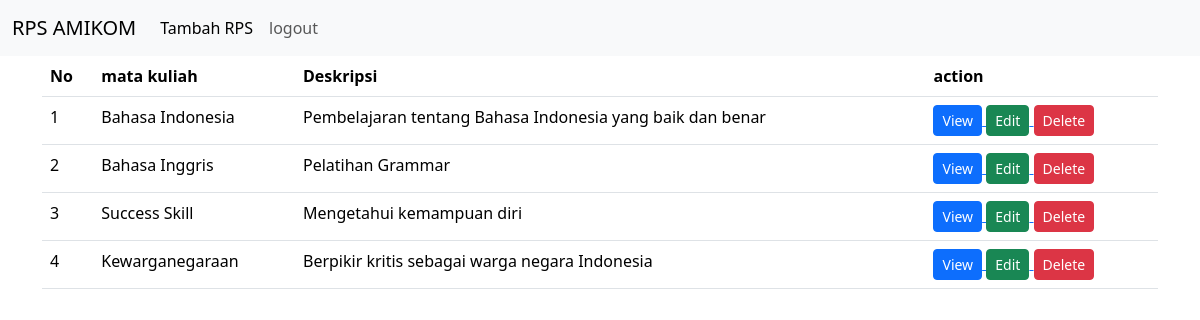
Page /pages/dashboard.php on the committed database.
### tables this page shows
CREATE TABLE `rps` (
  `id_rps` int(11) NOT NULL,
  `nama_mata_kuliah` varchar(255) DEFAULT NULL,
  `deskripsi_mata_kuliah` text DEFAULT NULL,
  `pertemuan_1` text DEFAULT NULL,
  `pertemuan_2` text DEFAULT NULL,
  `pertemuan_3` text DEFAULT NULL,
  `pertemuan_4` text DEFAULT NULL,
  `pertemuan_5` text DEFAULT NULL,
  `pertemuan_6` text DEFAULT NULL,
  `pertemuan_7` text DEFAULT NULL,
  `pertemuan_8` text DEFAULT NULL,
  `pertemuan_9` text DEFAULT NULL,
  `pertemuan_10` text DEFAULT NULL,
  `pertemuan_11` text DEFAULT NULL,
  `pertemuan_12` text DEFAULT NULL,
  `pertemuan_13` text DEFAULT NULL,
  `pertemuan_14` text DEFAULT NULL
);

### pages/dashboard.php (the view, shortened to what this page needs)
<!DOCTYPE html>
<html lang="en">
<head>
    <link href="https://cdn.jsdelivr.net/npm/bootstrap@5.3.2/dist/css/bootstrap.min.css" rel="stylesheet">
</head>
<body>
    <nav class="navbar navbar-expand-lg bg-body-tertiary">
    <div class="container-fluid">
        <a class="navbar-brand" href="#">RPS AMIKOM</a>
        <div class="collapse navbar-collapse" id="navbarNav">
        <ul class="navbar-nav">
            <li class="nav-item">
            <a class="nav-link active" aria-current="page" href="add_rps.php">Tambah RPS</a>
            </li>
            <li class="nav-item">
            <a class="nav-link" href="../index.php">logout</a>
            </li>
        </ul>
        </div>
    </div>
    </nav>
    <div class="container">
        <table class="table table-hover">
            <thead>
                    <tr class="tr">
                    <th class="satu">No</th>
                    <th>mata kuliah</th>
                    <th>Deskripsi</th>
                    <th>action</th>
                </tr>
            </thead>
            <tbody>
            <?php
            include("../config/config.php");
            $sql = "SELECT * FROM rps";
            $query = mysqli_query($sambung, $sql);
            $nomor = 1;
                while($rps = mysqli_fetch_array($query)){
                    echo "<tr>";
                    echo "<td>".$nomor."</td>";
                    echo "<td>".$rps['nama_mata_kuliah']."</td>";
                    echo "<td>".$rps['deskripsi_mata_kuliah']."</td>";
                    echo "<td>";
                    echo "<a href='../pages/view_rps.php?id_rps=".$rps['id_rps']."'>
                    <button type='button' class='btn btn-primary btn-sm'>View</button>
                    </a>";
                    echo "<a href='../pages/edit_rps.php?id_rps=".$rps['id_rps']."'>
                    <button type='button' class='btn btn-success btn-sm'>Edit</button>
                    </a>";
                    echo "<a href='../process/process_delete_rps.php?id_rps=".$rps['id_rps']."'>
                    <button type='button' class='btn btn-danger btn-sm'>Delete</button>
                    </a>";
                    echo "</td>";
                    echo "</tr>";
                    $nomor++;
                }
            ?>
            </tbody>
        </table>
    </div>
</body>
</html>

### rows in the picture
rps: nama_mata_kuliah "Bahasa Indonesia", deskripsi_mata_kuliah "Pembelajaran tentang Bahasa Indonesia yang baik dan benar"
rps: nama_mata_kuliah "Bahasa Inggris", deskripsi_mata_kuliah "Pelatihan Grammar"
rps: nama_mata_kuliah "Success Skill", deskripsi_mata_kuliah "Mengetahui kemampuan diri"
rps: nama_mata_kuliah "Kewarganegaraan", deskripsi_mata_kuliah "Berpikir kritis sebagai warga negara Indonesia"
